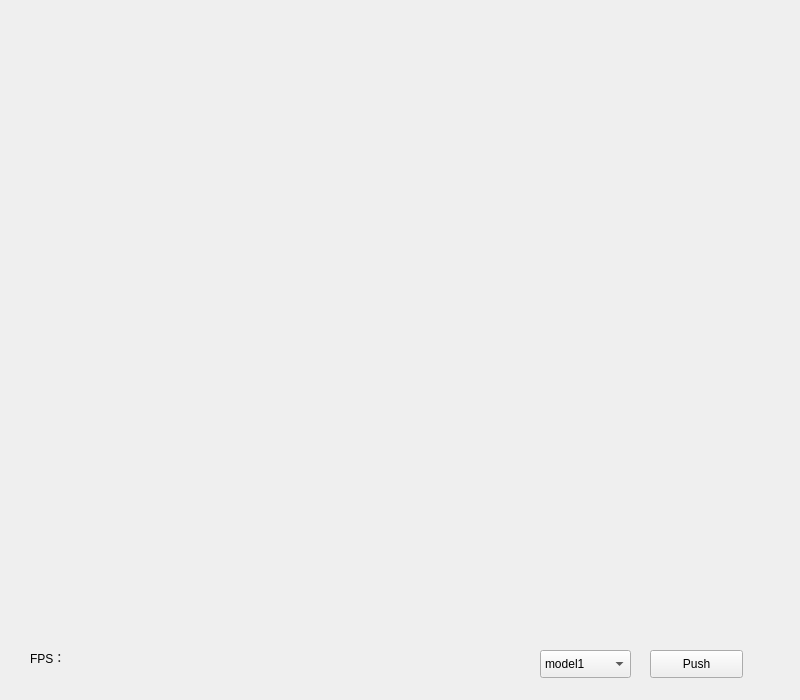
<?xml version="1.0" encoding="UTF-8"?>
<ui version="4.0">
 <class>MainWindow</class>
 <widget class="QMainWindow" name="MainWindow">
  <property name="geometry">
   <rect>
    <x>0</x>
    <y>0</y>
    <width>800</width>
    <height>700</height>
   </rect>
  </property>
  <property name="windowTitle">
   <string>BMMMW</string>
  </property>
  <widget class="QWidget" name="centralwidget">
   <widget class="QLabel" name="label">
    <property name="geometry">
     <rect>
      <x>30</x>
      <y>650</y>
      <width>58</width>
      <height>15</height>
     </rect>
    </property>
    <property name="text">
     <string>FPS：</string>
    </property>
   </widget>
   <widget class="QLabel" name="label2">
    <property name="geometry">
     <rect>
      <x>90</x>
      <y>650</y>
      <width>58</width>
      <height>15</height>
     </rect>
    </property>
    <property name="text">
     <string/>
    </property>
   </widget>
   <widget class="QPushButton" name="pushButton">
    <property name="geometry">
     <rect>
      <x>650</x>
      <y>650</y>
      <width>93</width>
      <height>28</height>
     </rect>
    </property>
    <property name="text">
     <string>Push</string>
    </property>
   </widget>
   <widget class="QComboBox" name="comboBox">
    <property name="geometry">
     <rect>
      <x>540</x>
      <y>650</y>
      <width>91</width>
      <height>28</height>
     </rect>
    </property>
    <property name="layoutDirection">
     <enum>Qt::LeftToRight</enum>
    </property>
    <item>
     <property name="text">
      <string>model1</string>
     </property>
    </item>
    <item>
     <property name="text">
      <string>model2</string>
     </property>
    </item>
    <item>
     <property name="text">
      <string>model3</string>
     </property>
    </item>
   </widget>
   <widget class="QLabel" name="label3">
    <property name="geometry">
     <rect>
      <x>0</x>
      <y>0</y>
      <width>800</width>
      <height>600</height>
     </rect>
    </property>
    <property name="text">
     <string/>
    </property>
   </widget>
  </widget>
 </widget>
 <resources/>
 <connections/>
</ui>
